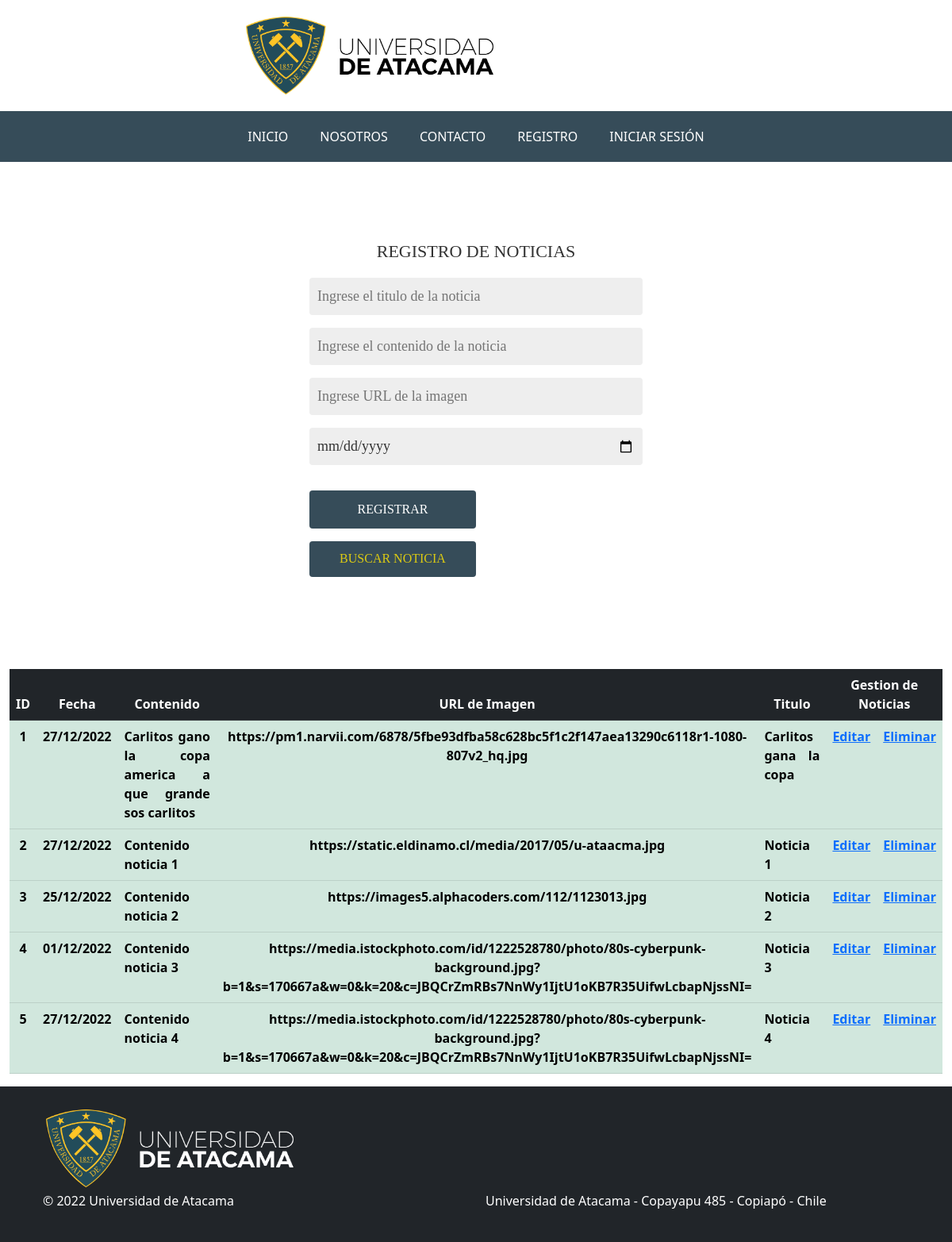
Page /gestionNoticias.php on the committed database.
### tables this page shows
CREATE TABLE `noticia` (
  `Id_Noticia` int(200) NOT NULL,
  `Fecha` date NOT NULL,
  `Contenido` varchar(500) NOT NULL,
  `URL_Img` varchar(500) NOT NULL,
  `Titulo` varchar(200) NOT NULL
);

### tabla.php (the view, shortened to what this page needs)
<!DOCTYPE html>
<html lang="en">
<head>
</head>
<body>
    <div class="container-fluid">
        <div class=row>
            <div class="col-12">
                <table class="table">
                    <thead class="table-dark table-striped">
                        <tr>
                            <th>ID</th>
                            <th>Fecha</th>
                            <th style="width: 50%">Contenido</th>
                            <th>URL de Imagen</th>
                            <th style="width: 20%">Titulo</th>
                            <th colspan="2">Gestion de Noticias</th>
                        </tr>
                    </thead>
                    <tbody class="table-success">
                        <?php
                            while($row=mysqli_fetch_array($query)){
                        ?>
                            <tr>
                                <th><?php  echo $row['Id_Noticia']?></th>
                                <th><?php  echo $row['Fecha']?></th>
                                <th style="text-align: justify"><?php  echo $row['Contenido']?></th>
                                <th><?php  echo $row['URL_Img']?></th>
                                <th style="text-align: justify"><?php  echo $row['Titulo']?></th>
                                <th>
                                    <a href="modificarNoticia.php?Id_Noticia=<?php echo $row['Id_Noticia'] ?>">Editar</a>
                                </th>
                                <th>
                                    <?php echo "<a href='Actions/eliminarNoticia.php?Id_Noticia=".$row['Id_Noticia']."' onclick='return confirmar()'>Eliminar</a>"; ?>
                                </th>
                            </tr>
                        <?php
                            }
                        ?>
                    </tbody>
                </table>
            </div>
        </div>
    </div>
</body>
</html>

### gestionNoticias.php (shortened to what this page needs)
<?php
$Conexion=connect();
$sql="SELECT *, DATE_FORMAT(Fecha,'%d/%m/%Y') as Fecha FROM noticia";
$query=mysqli_query($Conexion,$sql);
?>
<!DOCTYPE html>
<html lang="en">
<head>
    <link href="https://cdn.jsdelivr.net/npm/bootstrap@5.2.2/dist/css/bootstrap.min.css" rel="stylesheet">
    <link rel="stylesheet" href="style.css">
</head>
<body>
    <div class="container-fluid banner">
      <img src="img/logouda.png" alt="UDA">
    </div>
    <nav class="navbar navbar-dark navbar-expand-lg center bg-green nav-size">
      <div class="container-fluid">
        <div class="collapse navbar-collapse justify-content-center" id="navbarSupportedContent">
          <ul class="navbar-nav">
            <li class="navbar-item">
              <a class="navbar-link" aria-current="page" href="index.php">INICIO</a>
            </li>
            <li class="nav-item">
              <a class="navbar-link" href="Nosotros.php">NOSOTROS</a>
            </li>
            <li class="nav-item">
              <a class="navbar-link" href="Contacto.php">CONTACTO</a>
            </li>
          </ul>
        </div>
      </div>
    </nav>
    <form class="form-register form-noModal" autocomplete="off" action="Actions/insertarNoticia.php" method="POST">
        <h4>REGISTRO DE NOTICIAS</h4>
        <input class="controls" type="text" name="Titulo" id="Titulo" placeholder="Ingrese el titulo de la noticia" required>
        <input class="controls" type="text" name="Contenido" id="Contenido" placeholder="Ingrese el contenido de la noticia" required>
        <input class="controls" type="text" name="URL_Img" id="URL_Img" placeholder="Ingrese URL de la imagen" required>
        <input class="controls" type="date" name="Fecha" id="Fecha" required>
        <input class="botones" type="submit" value="REGISTRAR">
        <div class="botones" style="height: 45px; text-align: center; font-size: 16px; line-height: 20px; margin-top: 0px"><a style="text-decoration: none" href="buscarNoticia.php">BUSCAR NOTICIA</a></div>
    </form>
    <?php include('tabla.php'); ?>
</body>
<footer class="bg-dark  text-center text-lg-start">
  <div class="container p-4">
    <div class="row">
      <div col-6>
        <img src="img/logouda-white.png" alt="Uda">
      </div>
    </div>
    <div class="row">
      <div class="col-lg-6 col-md-12 mb-4 mb-md-0">
        <p>
          © 2022 Universidad de Atacama
        </p>
      </div>
      <div class="col-lg-6 col-md-12 mb-4 mb-md-0">
        <p>
          Universidad de Atacama - Copayapu 485 - Copiapó - Chile
        </p>
      </div>
    </div>
  </div>
</footer>
</html>

### style.css (style rules this page uses)
.bg-green { background: rgb(54,76,89); }
.banner { height: 140px; background-color: white; }
.banner img { position: relative; margin-left: 25%; margin-top: 16px; height: 108px; }
.navbar-link { size: 14px; color: rgb(255, 255, 255); text-decoration: none; margin: 20px; }
.nav-size { height: 64px; }
body { display: flex; flex-direction: column; margin: 0; min-height: 100vh; }
footer { color: white; bottom: 0px; width: 100%; margin-bottom: auto; }
footer img { height: 108px; }
img { max-width: 100%; }
* { margin: 0; padding: 0; box-sizing: border-box; }
.form-register { width: 100%; padding: 30px; margin: 0; border-radius: 4px; font-family: 'calibri'; color: #333; }
.form-noModal { width: 40%; margin: auto; margin-top: 70px; margin-bottom: 70px; }
.form-register h4 { font-size: 22px; margin-bottom: 20px; text-align: center; }
.controls { width: 100%; background: #EEE; padding: 10px; margin-bottom: 16px; border-radius: 4px; border: transparent; font-family: 'calibri'; font-size: 18px; color: #333; }
.form-register a { color: rgb(219,202,19); text-decoration: none; }
.botones { width: 50%; background: rgb(54,76,89); border: none; padding: 12px; color: white; margin: 16px 0; font-size: 16px; border-radius: 4px; transition: 0.5s all ease; }
thead tr th { text-align: center; }
tbody tr th { text-align: center; }

### rows in the picture
noticia: Id_Noticia "1", Fecha "27/12/2022", Contenido "Carlitos gano la copa america a que grande sos carlitos", URL_Img "https://pm1.narvii.com/6878/5fbe93dfba58c628bc5f1c2f147aea13290c6118r1-1080-807v2_hq.jpg", Titulo "Carlitos gana la copa"
noticia: Id_Noticia "2", Fecha "27/12/2022", Contenido "Contenido noticia 1", URL_Img "https://static.eldinamo.cl/media/2017/05/u-ataacma.jpg", Titulo "Noticia 1"
noticia: Id_Noticia "3", Fecha "25/12/2022", Contenido "Contenido noticia 2", URL_Img "https://images5.alphacoders.com/112/1123013.jpg", Titulo "Noticia 2"
noticia: Id_Noticia "4", Fecha "01/12/2022", Contenido "Contenido noticia 3", URL_Img "https://media.istockphoto.com/id/1222528780/photo/80s-cyberpunk-background.jpg?b=1&s=170667a&w=0&k=20&c=JBQCrZmRBs7NnWy1IjtU1oKB7R35UifwLcbapNjssNI=", Titulo "Noticia 3"
noticia: Id_Noticia "5", Fecha "27/12/2022", Contenido "Contenido noticia 4", URL_Img "https://media.istockphoto.com/id/1222528780/photo/80s-cyberpunk-background.jpg?b=1&s=170667a&w=0&k=20&c=JBQCrZmRBs7NnWy1IjtU1oKB7R35UifwLcbapNjssNI=", Titulo "Noticia 4"
